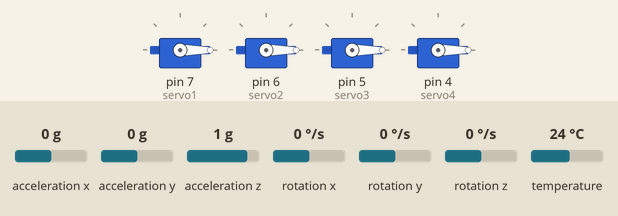
The sketch below on a simulated Arduino Uno, built with avr-gcc and run on an emulated ATmega328P. Shown: 4 × servo. Inputs (shaded band) come from the test bench; at power-on: acceleration x 0 g, acceleration y 0 g, acceleration z 1 g, rotation x 0 °/s, rotation y 0 °/s, rotation z 0 °/s, temperature 24 °C. What the sketch prints to the serial monitor is not drawn.

Above: at 1.3 s.
1.4 s: acceleration x set to -0.8 g
At 2.6 s:
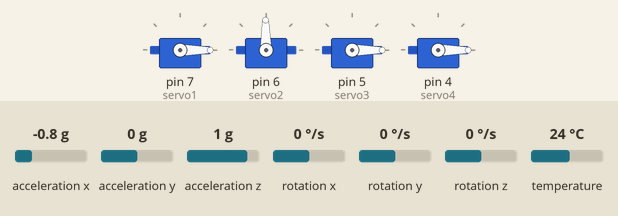
2.9 s: acceleration x set to 0.8 g
At 3.9 s:
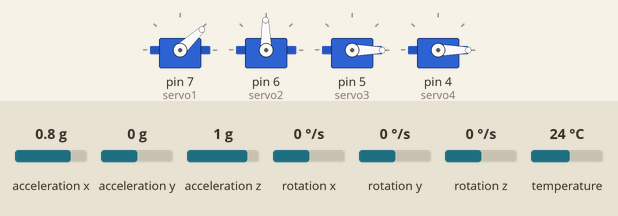
Timing chart, 0 to 5.9 s (numbered marks = the images above; inputs shaded):
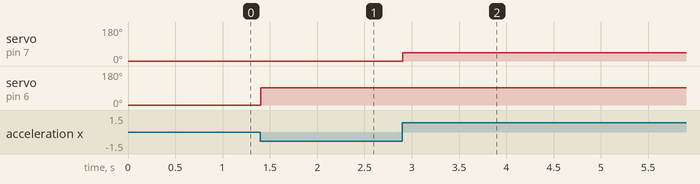

The sketch:

Servo_4X_test22.ino
```cpp
#include <Adafruit_MPU6050.h>
#include <Adafruit_Sensor.h>
#include <Wire.h>
#include <Servo.h>

Adafruit_MPU6050 mpu;
int x = 0;
int y = 0;
int z = 0;

Servo servo1;
Servo servo2;
Servo servo3;
Servo servo4;

int value  = 0;

void setup(void) {
  Serial.begin(115200);

  // 尝试初始化
  if (!mpu.begin()) {
    Serial.println("Failed to find MPU6050 chip");
    while (1) {
      delay(10);
    }
  }
  Serial.println("MPU6050 Found!");

  // 将加速度计范围设置为 +-8G
  mpu.setAccelerometerRange(MPU6050_RANGE_8_G);

  // 将陀螺仪范围设置为 +- 500 度/秒
  mpu.setGyroRange(MPU6050_RANGE_500_DEG);

  // 将滤波器带宽设置为 21 Hz
  mpu.setFilterBandwidth(MPU6050_BAND_21_HZ);

  delay(100);
  servo1.attach(7);
  servo2.attach(6);
  servo3.attach(5);
  servo4.attach(4);

  servo1.write(0);
  servo2.write(0);
  servo3.write(0);
  servo4.write(0);
}

void loop() {
  /* 使用读数获取新的传感器事件 */
  sensors_event_t a, g, temp;
  mpu.getEvent(&a, &g, &temp);

////acceleration就是加速度的意思///
  x = a.acceleration.x;
  y = a.acceleration.y;
  z = a.acceleration.z;

//Serial.print(x);Serial.print(" ");Serial.println(y);
if (x < 10 && x > 0 && y < 4 && y > -4){
  Serial.println("up");//爪子
   value = map(x,  0, 13, 0, 80);//80是合起来
   servo1.write(value);
   Serial.print(value);
  }
else if (x > -10 && x < 0 && y < 4 && y > -4){
  Serial.println("down");//底座
  value = map(x,  -20, 0, 260, 0);//260为左边
  servo2.write(value);
  Serial.print(value);
  }

if (y < 10 && y > 0 && x < 4 && x > -4){
  Serial.println("Right");//右边
  value = map(y,  0, 10, 0, 70);//下：10
  servo3.write(value);
  Serial.print(value);
  }
else if (y > -10 && y < 0  && x < 4 && x > -4){
  Serial.println("left");
  value = map(y,  -1, 0, 60, 0);
  servo4.write(value);
  Serial.print(value);
  }
}
```

Measured:
- after the input at 1.4 s, servo on pin 6 (servo2): 0° → 91° at once
- after the input at 2.9 s, servo on pin 7 (servo1): 0° → 43° at once
